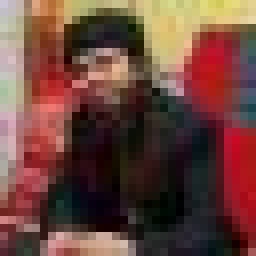
%> input picture Tugas3/Tugas_2/img/PCD.jpg, 32 x 32 px (shown 8 times larger)
$ octave T2.m   (GNU Octave 9; MATLAB toolbox functions it lacks are replaced by stand-ins)
%> lines starting %> are read from the running program, lines starting %| are printed output that depends on the picture
gambar = imread('D:\DATA ADY MUTALIB\DATA ADY MUTALIF\DATA KULIAH\DATA KULIAH SEMESTER III 2022\MATKUL\KAMIS\Pemrosesan Citra Digital\Tugas_Pemrosesan_Citra_Digital\Tugas3\Tugas_2\img\PCD.jpg');
%> gambar is the input picture: size 32x32x3 uint8; mean R, G, B 107.6, 69.3, 60.4
imshow(gambar);
R = gambar(:,:,1);
G = gambar(:,:,2);
B = gambar(:,:,3);
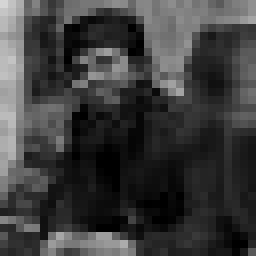
%> B: size 32x32 uint8 (shown 8 times larger); min 0, max 213, mean 60.4
Red = cat(3,R,G*0,B*0);
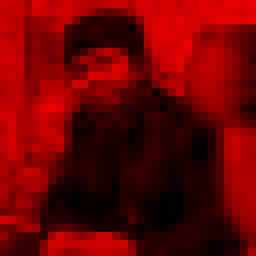
%> Red: size 32x32x3 uint8 (shown 8 times larger); mean R, G, B 107.6, 0, 0
Green = cat(3,R*0,G,B*0);
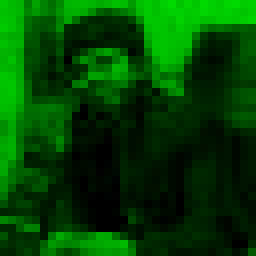
%> Green: size 32x32x3 uint8 (shown 8 times larger); mean R, G, B 0, 69.3, 0
Blue = cat(3,R*0,G*0,B);
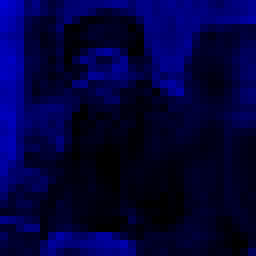
%> Blue: size 32x32x3 uint8 (shown 8 times larger); mean R, G, B 0, 0, 60.4
figure(1);
subplot(1,2,1);imshow(Red);title('Red');
subplot(1,2,2),imhist(Red);title('Histogram');
%> after `title('Histogram')`:
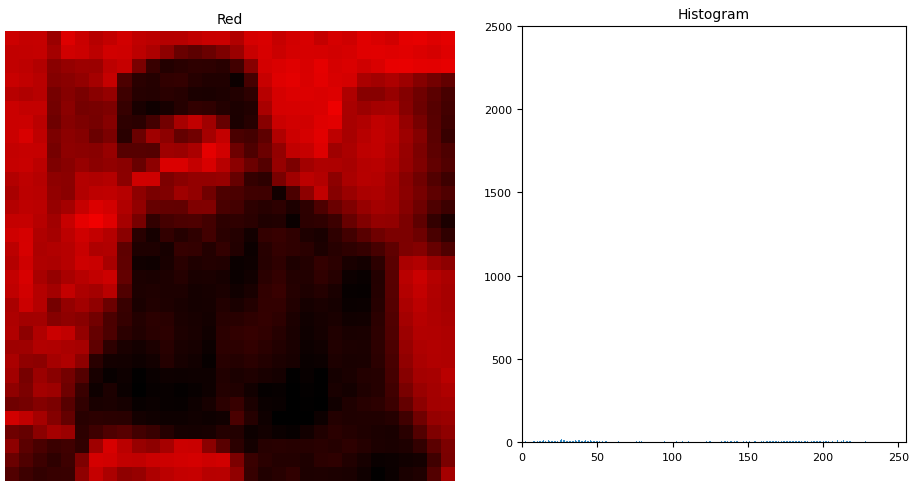
%> figure redrawn from the program's plot data, 2 panels
figure(2);
subplot(1,2,1);imshow(Green);title('Green');
subplot(1,2,2),imhist(Green);title('Histogram');
%> after `title('Histogram')`:
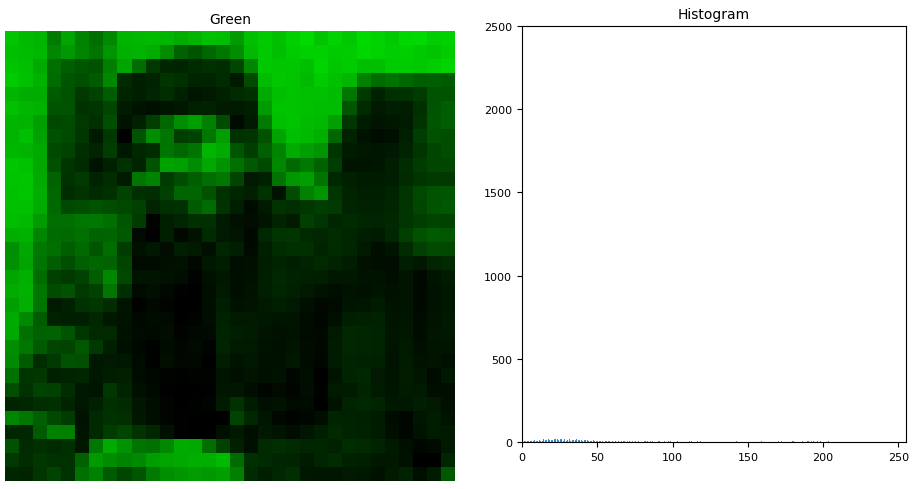
%> figure redrawn from the program's plot data, 2 panels
figure(3);
subplot(1,2,1);imshow(Blue);title('Blue');
subplot(1,2,2),imhist(Blue);title('Histogram');
%> after `title('Histogram')`:
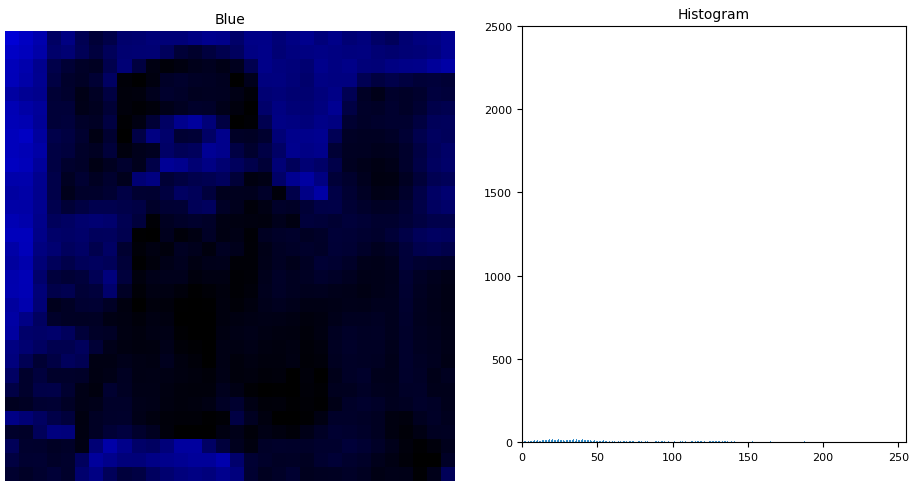
%> figure redrawn from the program's plot data, 2 panels
